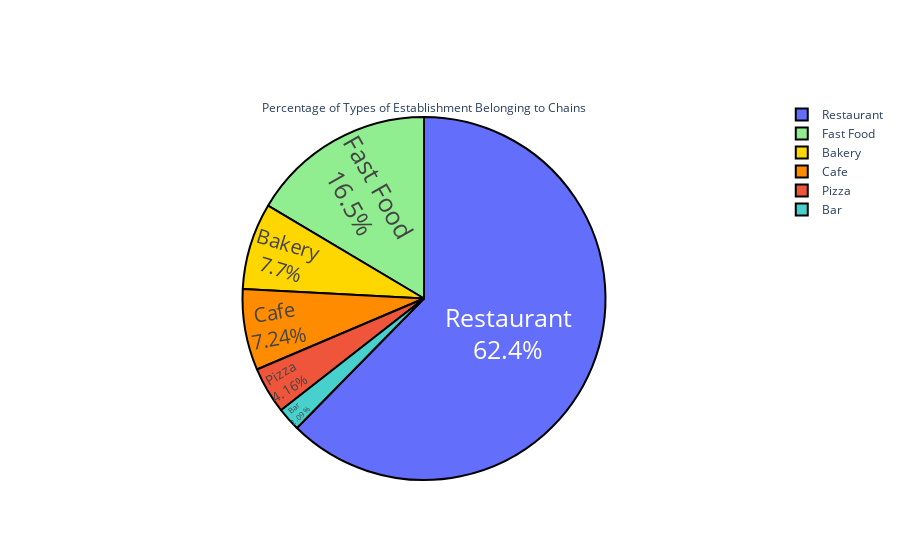

Source (notebook cell):
### Code cell
fig = go.Figure(data=[go.Pie(labels=chain_rest_types.index,values=chain_rest_types,
                             title='Percentage of Types of Establishment Belonging to Chains')])
fig.update_traces(hoverinfo='value', textinfo='label+percent', textfont_size=25,
                  marker=dict(colors=colors, line=dict(color='#000000', width=2)),
                 textposition='inside')
fig.show()

### Figure 1 — Plotly figure (JSON) as saved in the notebook; plotly's stock layout.template omitted (floating-point values rounded to 4 significant figures)
{"data": [{"hoverinfo": "value", "labels": ["Bakery", "Bar", "Cafe", "Fast Food", "Pizza", "Restaurant"], "marker": {"colors": ["gold", "mediumturquoise", "darkorange", "lightgreen"], "line": {"color": "#000000", "width": 2}}, "textfont": {"size": 25}, "textinfo": "label+percent", "textposition": "inside", "title": {"text": "Percentage of Types of Establishment Belonging to Chains"}, "type": "pie", "values": [283, 77, 266, 605, 153, 2292]}], "layout": {}}
